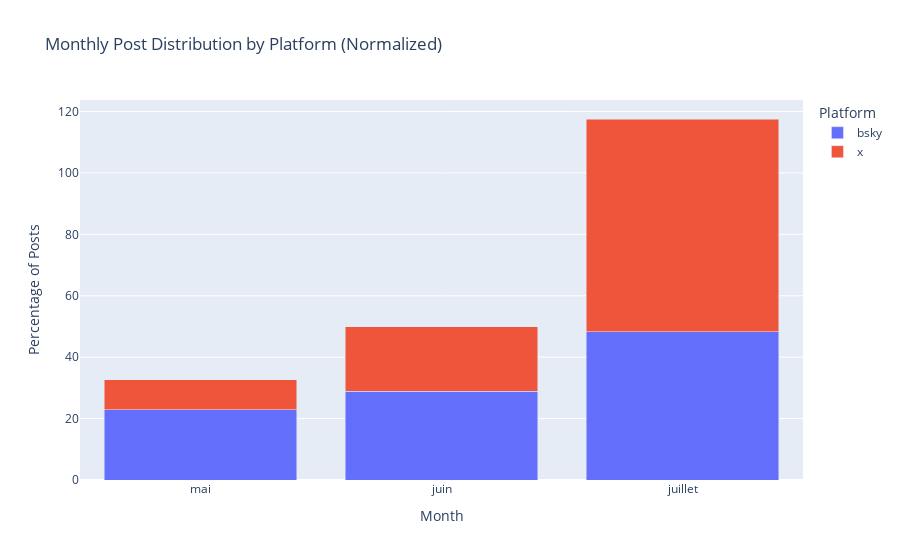

Notebook cell for this chart:
### Markdown cell above
Comme on peut le voir, les données récupérées par bsky sont bien moins nombreuses. Cette différence de volume explique pourquoi nous normaliserons souvent les données afin de prendre en compte la différence de données totales par plateformes.

### Code cell
# Convert date to datetime if not already
merged_posts['date'] = pd.to_datetime(merged_posts['date'], utc=True)

# Create month column
merged_posts['month'] = merged_posts['date'].dt.strftime('%B')  # Full month name
merged_posts['month_num'] = merged_posts['date'].dt.month  # For sorting

# Filter for May, June, July only
merged_posts = merged_posts[merged_posts['month_num'].isin([5, 6, 7])]

# Group by month and platform and count posts
monthly_counts = merged_posts.groupby(['month_num', 'month', 'platform']).size().reset_index(name='count')

# Calculate percentage within each platform
monthly_pct = monthly_counts.copy()
total_counts = monthly_counts.groupby('platform')['count'].sum()
monthly_pct['percentage'] = monthly_counts.apply(lambda x: x['count'] / total_counts[x['platform']] * 100, axis=1)

# Create stacked bar chart
fig = px.bar(monthly_pct, 
                      x='month',
                      y='percentage',
                      color='platform',
                      barmode='stack',
                      title='Monthly Post Distribution by Platform (Normalized)',
                      labels={'month': 'Month', 
                                   'percentage': 'Percentage of Posts',
                                   'platform': 'Platform'},
                      category_orders={'month': ['May', 'June', 'July']})

fig.show()

### Figure 1 — Plotly figure (JSON) as saved in the notebook; plotly's stock layout.template omitted (floating-point values rounded to 4 significant figures)
{"data": [{"hovertemplate": "Platform=bsky<br>Month=%{x}<br>Percentage of Posts=%{y}<extra></extra>", "legendgroup": "bsky", "marker": {"color": "#636efa", "pattern": {"shape": ""}}, "name": "bsky", "orientation": "v", "showlegend": true, "textposition": "auto", "type": "bar", "x": ["mai", "juin", "juillet"], "xaxis": "x", "y": [22.85, 28.88, 48.27], "yaxis": "y"}, {"hovertemplate": "Platform=x<br>Month=%{x}<br>Percentage of Posts=%{y}<extra></extra>", "legendgroup": "x", "marker": {"color": "#EF553B", "pattern": {"shape": ""}}, "name": "x", "orientation": "v", "showlegend": true, "textposition": "auto", "type": "bar", "x": ["mai", "juin", "juillet"], "xaxis": "x", "y": [9.723, 20.98, 69.29], "yaxis": "y"}], "layout": {"barmode": "stack", "legend": {"title": {"text": "Platform"}, "tracegroupgap": 0}, "title": {"text": "Monthly Post Distribution by Platform (Normalized)"}, "xaxis": {"anchor": "y", "categoryarray": ["May", "June", "July"], "categoryorder": "array", "domain": [0, 1], "title": {"text": "Month"}}, "yaxis": {"anchor": "x", "domain": [0, 1], "title": {"text": "Percentage of Posts"}}}}
